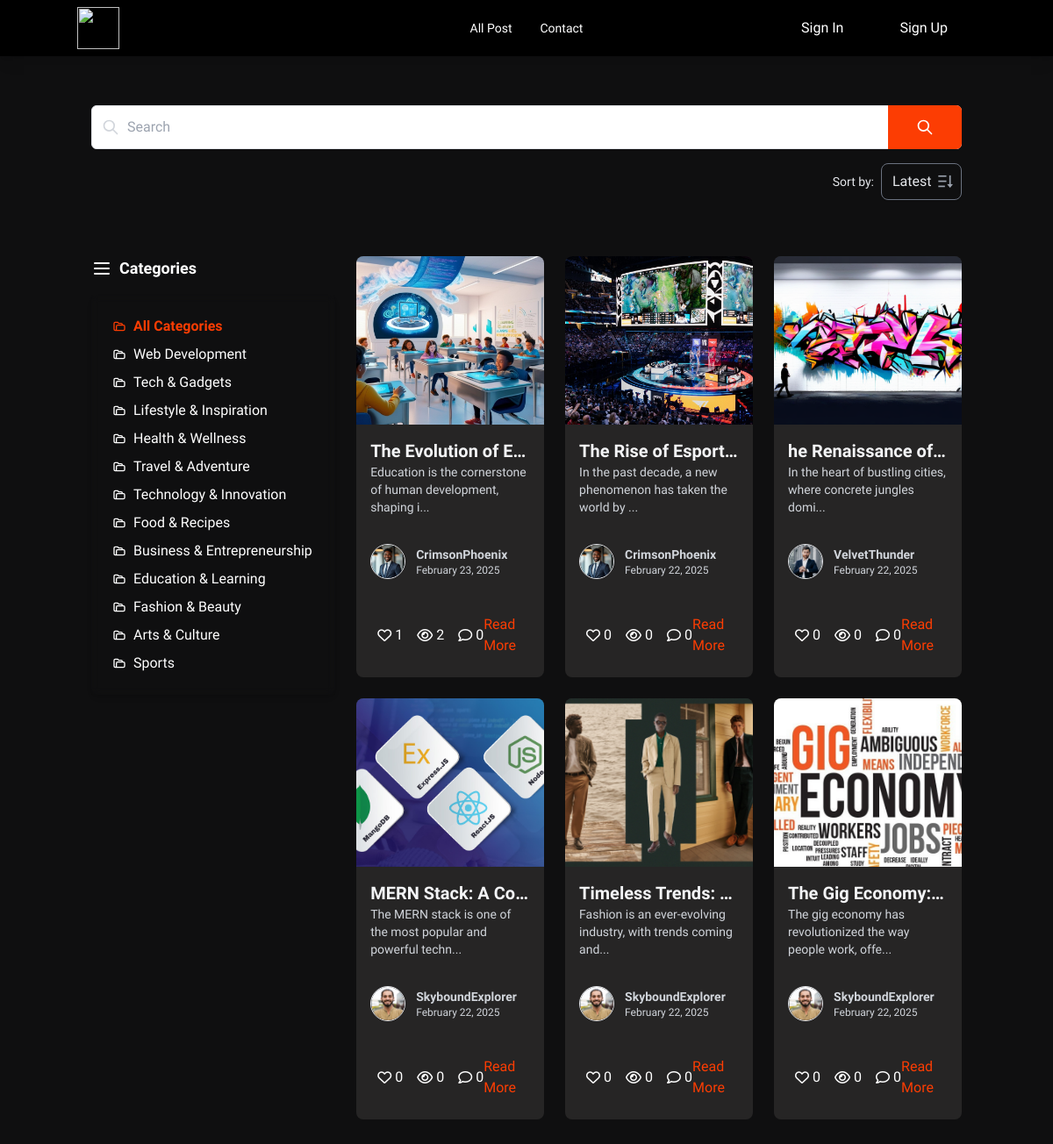
The app's page /all-posts/ with its own data.
### blog/models.py (models this page shows, shortened)
class Category(models.Model):
    user = models.ForeignKey(User, on_delete=models.CASCADE)
    name = models.CharField(max_length=255, unique=True)
    logo = models.ImageField(upload_to="categories_logo/")

class Post(models.Model):
    user = models.ForeignKey(User, on_delete=models.CASCADE)
    category = models.ForeignKey(Category, on_delete=models.CASCADE, related_name="posts")
    title = models.CharField(max_length=255)
    image = models.ImageField(upload_to="post_images/")
    description = models.TextField()
    created_date = models.DateField(default=now)
    created_time = models.TimeField(default=now)
    view_count = models.PositiveIntegerField(default=0)

class Profile(models.Model):
    user = models.OneToOneField(User, on_delete=models.CASCADE)
    bio = models.TextField(blank=True, null=True)
    profile_picture = models.ImageField(
        upload_to=blogger_name_dict,
        default="defaults/user-icon.png",
        blank=True,
        null=True
    )
    created_at = models.DateTimeField(auto_now_add=True)

### blog/views.py (the view)
# urls.py: path('all-posts/', all_posts, name='all_posts'),
def all_posts(request):
    categories = Category.objects.all()
    selected_category = request.GET.get('category')
    search_query = request.GET.get('search', '')
    date_filter = request.GET.get('date_filter', 'latest')
    posts = Post.objects.all()
    if selected_category and selected_category.isdigit():
        posts = posts.filter(category_id=int(selected_category))
    if search_query:
        posts = posts.filter(title__icontains=search_query)
    if date_filter == 'latest':
        posts = posts.order_by('-created_date', '-created_time')
    elif date_filter == 'oldest':
        posts = posts.order_by('created_date', 'created_time')
    posts = posts.annotate(
        like_count=Count('likes'),
        comment_count=Count('comments')
    )
    paginator = Paginator(posts, 6)
    page = request.GET.get('page')
    try:
        posts = paginator.page(page)
    except PageNotAnInteger:
        posts = paginator.page(1)
    except EmptyPage:
        posts = paginator.page(paginator.num_pages)
    context = {
        'posts': posts,
        'categories': categories,
        'selected_category': selected_category,
        'search_query': search_query,
        'date_filter': date_filter,
    }
    return render(request, 'blog/all_post.html', context)

### blog/templates/blog/all_post.html (shortened to what this page needs)
{% extends "base.html" %}
{% block content %}
<div class="container mx-auto px-4 py-8">
    <div class="relative mt-6 mb-16">
        <form method="get" action="{% url 'all_posts' %}" class="relative">
            <span class="absolute inset-y-0 left-0 flex items-center pl-3">
                <svg class="w-5 h-5 text-gray-300" viewBox="0 0 24 24" fill="none">
                    <path d="M21 21L15 15M17 10C17 13.866 13.866 17 10 17C6.13401 17 3 13.866 3 10C3 6.13401 6.13401 3 10 3C13.866 3 17 6.13401 17 10Z" stroke="currentColor" stroke-width="2" stroke-linecap="round" stroke-linejoin="round"></path>
                </svg>
            </span>
            <input type="text" name="search" class="w-full py-3 pl-10 pr-4 text-gray-700 bg-white border rounded-md dark:bg-gray-900 outline-none focus:ring-2 focus:ring-blue-500 dark:text-gray-300" placeholder="Search" value="{{ search_query }}" />
            <button type="submit" class="absolute inset-y-0 right-0 px-8 py-2 bg-[#fc3d03] text-white transition-all duration-300 ease-in-out rounded-r-md">
            </button>
        </form>
        <div class="flex justify-end mt-4">
            <form method="get" action="{% url 'all_posts' %}" class="flex items-center space-x-2">
                <label for="date_filter" class="text-sm font-medium text-gray-200">Sort by:</label>
                <div class="relative">
                    <select
                        name="date_filter"
                        id="date_filter"
                        onchange="this.form.submit(); updateSortIcon(this.value);"
                        class="appearance-none bg-transparent border border-gray-500 text-gray-200 py-2 pl-3 pr-8 rounded-lg shadow-sm focus:outline-none focus:ring-2 focus:ring-[#fc3d03] focus:border-[#fc3d03] transition-all duration-300 cursor-pointer"
                    >
                        <option value="latest" {% if date_filter == 'latest' %}selected{% endif %}>Latest</option>
                    </select>
                    <div id="sort-icon" class="pointer-events-none absolute inset-y-0 right-0 flex items-center px-2 text-gray-400">
                    </div>
                </div>
            </form>
        </div>
    </div>
    <div class="grid content-between min-h-screen gap-8">
        <div class="flex flex-col md:flex-row gap-6">
            <div class="hidden lg:block w-full lg:w-[400px]">
                <h3 class="text-lg font-semibold mb-4 text-white flex items-center">
                    <svg class="w-6 h-6 mr-2" fill="none" stroke="currentColor" viewBox="0 0 24 24" xmlns="http://www.w3.org/2000/svg">
                        <path stroke-linecap="round" stroke-linejoin="round" stroke-width="2" d="M4 6h16M4 12h16M4 18h16"></path>
                    </svg>
                    Categories
                </h3>
                <div class="rounded-lg shadow-md">
                    <ul class="space-y-2 backdrop-blur-sm p-6 rounded-sm">
                        <li>
                            <a href="?category=" class="flex items-center {% if not selected_category %}font-bold text-[#fc3d03]{% else %}text-white hover:text-[#fc3d03]{% endif %} transition-colors">
                                All Categories
                            </a>
                        </li>
                        {% for category in categories %}
                        <li>
                            <a href="?category={{ category.id }}" class="flex items-center {% if selected_category == category.id|stringformat:"s" %}font-bold text-[#fc3d03]{% else %}text-white hover:text-[#fc3d03]{% endif %} transition-colors">
                                {{ category.name }}
                            </a>
                        </li>
                        {% endfor %}
                    </ul>
                </div>
            </div>
            <div class="w-full lg:w-6/6">
                <div class="grid grid-cols-1 sm:grid-cols-2 lg:grid-cols-3 gap-6">
                    {% for post in posts %}
                    <div class="bg-[#262525] hover:shadow-md hover:bg-[#262525]/70 transition-all duration-300 overflow-hidden rounded-lg">
                        <div class="overflow-hidden">
                            <img src="{{ post.image.url }}" alt="{{ post.title }}" class="w-full h-48 object-cover transition-transform duration-500 ease-in-out hover:scale-110">
                        </div>
                        <div class="p-4">
                            <h2 class="text-xl font-semibold text-gray-100 truncate">{{ post.title }}</h2>
                            <p class="text-gray-300 text-sm">{{ post.description|slice:":60" }}...</p>
                        </div>
                        <div class="flex items-center gap-3 p-4">
                            {% if post.user.profile.profile_picture %}
                                <img src="{{ post.user.profile.profile_picture.url }}" alt="{{ post.user.username }}" class="w-10 h-10 rounded-full object-cover border">
                            {% else %}
                                <div class="w-10 h-10 rounded-full bg-gray-300 flex items-center justify-center text-gray-300">?</div>
                            {% endif %}
                            <div>
                                <p class="text-sm font-semibold text-gray-300">{{ post.user.username }}</p>
                                <p class="text-xs text-gray-300">{{ post.created_date|date:"F j, Y" }}</p>
                            </div>
                        </div>
                        <div class="p-6 flex justify-between items-center">
                            <p class="flex justify-center gap-1 items-center">
                                <i class="fa-regular text-white fa-heart"></i><span class="text-white">{{ post.like_count }}</span>
                                <i class="fa-regular text-white fa-eye pl-3"></i><span class="text-white">{{ post.view_count }}</span>
                                <i class="fa-regular text-white fa-comment pl-3"></i><span class="text-white">{{ post.comment_count }}</span>
                            </p>
                            <a href="{% url 'post_details' post.id %}" class="transition-all duration-300 ease-in-out text-[#fc3d03] hover:scale-105">Read More</a>
                        </div>
                    </div>
                    {% endfor %}
                </div>
            </div>
        </div>
    </div>
</div>
{% endblock %}

### static/css/styles.css (style rules this page uses)
body { font-family: "Josefin Sans", serif; font-optical-sizing: auto; }

### records on screen
Category: name "Web Development"
Category: name "Tech & Gadgets"
Category: name "Lifestyle & Inspiration"
Category: name "Health & Wellness"
Category: name "Travel & Adventure"
Category: name "Technology & Innovation"
Category: name "Food & Recipes"
Category: name "Business & Entrepreneurship"
Category: name "Education & Learning"
Category: name "Fashion & Beauty"
Category: name "Arts & Culture"
Category: name "Sports"
Post: image (picture), title "The Evolution of E…", description "Education is the cornerstone of human development, shaping i", user.profile.profile_picture (picture), user.username "CrimsonPhoenix", created_date "February 23, 2025", like_count "1", view_count "2", comment_count "0"
Post: image (picture), title "The Rise of Esport…", description "In the past decade, a new phenomenon has taken the world by", user.profile.profile_picture (picture), user.username "CrimsonPhoenix", created_date "February 22, 2025", like_count "0", view_count "0", comment_count "0"
Post: image (picture), title "he Renaissance of…", description "In the heart of bustling cities, where concrete jungles domi", user.profile.profile_picture (picture), user.username "VelvetThunder", created_date "February 22, 2025", like_count "0", view_count "0", comment_count "0"
Post: image (picture), title "MERN Stack: A Co…", description "The MERN stack is one of the most popular and powerful techn", user.profile.profile_picture (picture), user.username "SkyboundExplorer", created_date "February 22, 2025", like_count "0", view_count "0", comment_count "0"
Post: image (picture), title "Timeless Trends:…", description "Fashion is an ever-evolving industry, with trends coming and", user.profile.profile_picture (picture), user.username "SkyboundExplorer", created_date "February 22, 2025", like_count "0", view_count "0", comment_count "0"
Post: image (picture), title "The Gig Economy:…", description "The gig economy has revolutionized the way people work, offe", user.profile.profile_picture (picture), user.username "SkyboundExplorer", created_date "February 22, 2025", like_count "0", view_count "0", comment_count "0"
